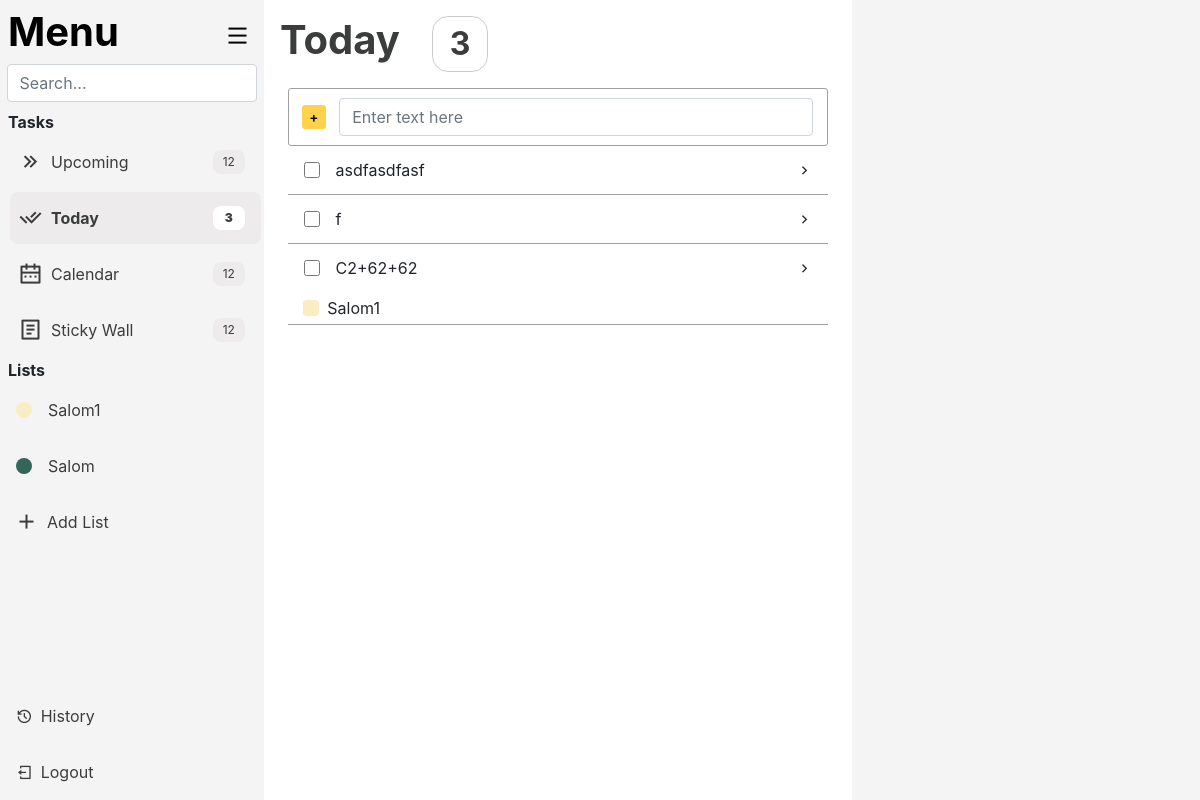
The page /noter/ (signed in) on the database as committed earlier.
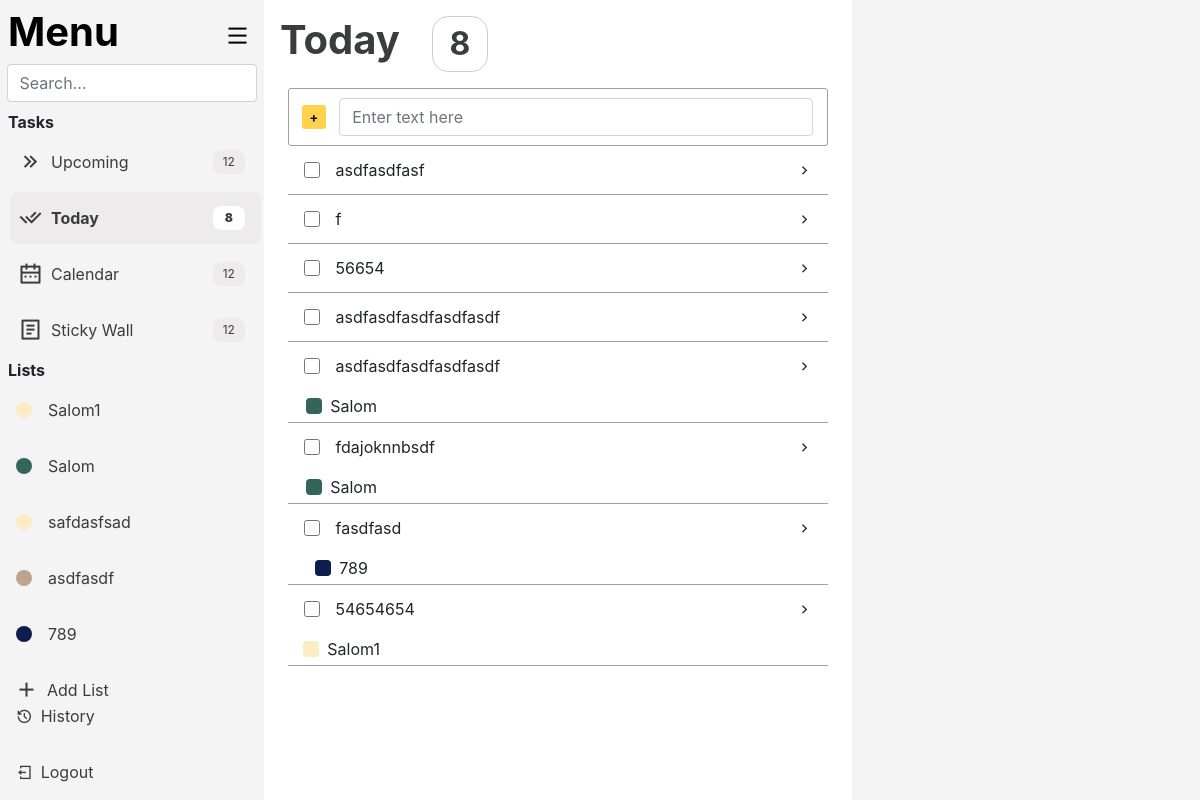
The same page on the database as committed later.
### noter/models.py (models this page shows, shortened)
class List(models.Model):
    name = models.CharField(max_length=15)
    color = models.CharField(max_length=15, default='default')
    user = models.ForeignKey(CustomUser, on_delete=models.CASCADE, related_name='lists', default=1)

class Note(models.Model):
    title = models.CharField(max_length=100, null=False, blank=False)
    description = models.TextField(blank=True, default=None, null=True)
    status = models.BooleanField(default=False)
    created_at = models.CharField(max_length=20)
    start_at = models.DateField(null=True, blank=True)
    end_at = models.DateField(null=True, blank=True)
    deadline = models.DateField(null=True, blank=True)
    list = models.ForeignKey(List, on_delete=models.CASCADE, related_name='notes', null=True, blank=True)
    user = models.ForeignKey(CustomUser, on_delete=models.CASCADE, default=1)

### noter/views.py (the view)
# urls.py: path('', views.Home, name='home'),
@login_required
def Home(request):
    ulists = List.objects.filter(user = request.user)
    lists = []
    list_id = 0
    for list in ulists:
        if list.name != "Today":
            lists.append(list)
        if list.name == "Today":
            list_id = list.id
    unotes = Note.objects.filter(user = request.user)
    notes = []
    today = date.today()
    for note in unotes:
        if note.end_at <= today and note.status == False:
            if note.end_at:
                note.end_at = note.end_at.strftime('%Y-%m-%dT%H:%M')
            if note.start_at:
                note.start_at = note.start_at.strftime('%Y-%m-%dT%H:%M')
            if note.deadline:
                note.deadline = note.deadline.strftime('%Y-%m-%dT%H:%M')
            notes.append(note)
    return render(request, 'noter/home.html', {'lists': lists, 'number_of_notes':len(notes), 'notes':notes, 'list_id': list_id, 'today': today, 'none': None})

### noter/templates/noter/home.html (shortened to what the changed rows need)
{% extends 'noter/base.html' %}
{% block css %}
    {% load static %}
    <link rel="stylesheet" href="{% static 'noter/css/home.css' %}">
    <link href="https://cdn.jsdelivr.net/npm/remixicon@4.5.0/fonts/remixicon.css" rel="stylesheet"/>
    <link href="https://cdn.jsdelivr.net/npm/bootstrap@4.6.2/dist/css/bootstrap.min.css" rel="stylesheet">
{% endblock %}
{% block content %}
    <div class="main">
        <div class="menu">
            <div class="menu_header">
                <div class="menu_header_header">
                    <a href="{% url 'noter:home' %}" style="text-decoration: none; color: #000000;">
                        <h1><b>Menu</b></h1>
                    </a>
                </div>
            </div>
            <div class="menu_tasks">
                <div class="menu_tasks_buttons">
                    <a class="task_button ticked" href="{% url 'noter:home' %}">
                        <div class="task_button_number_parent">
                            <div class="task_button_number">
                                <b>{{ number_of_notes }}</b>
                            </div>
                        </div>
                    </a>
                </div>
            </div>
            <div class="menu_lists">
                <div class="menu_tasks_buttons">
                    <div class="menu_list_button_overflow">
                        {% for list in lists %}
                        <a class="menu_list_button " href="{% url 'noter:lists' list.id %}">
                            <div class="bg-{{list.color}} i"></div>
                            <div class="list_href_text">{{list.name}}</div>
                        </a>
                        {% endfor %}
                    </div>
                </div>
            </div>
        </div>
        <div class="list">
            <div class="list_text">
                <h1><b>Today</b></h1>
                <div class="list_text_number">
                    <b>{{ number_of_notes }}</b>
                </div>
            </div>
            <div class="list_main">
                <div class="list_main_notes">
                    {% for note in notes %}
                        <div class="click_form_div" data-id="{{ note.id }}">
                            <form action="{% url 'noter:do' note.id 0 %}" method="post" class="list_main_note_form">
                                <div class="list_main_note">
                                    <div class="list_main_note_top">
                                        <div class="list_main_note_checkbox">
                                            <input type="checkbox" id="do_note" onchange="this.form.submit()">
                                        </div>
                                        <div class="list_main_note_text">
                                            {{note.title}}
                                        </div>
                                        <div class="list_main_note_i">
                                            <i class="ri-arrow-right-s-line"></i>
                                        </div>
                                    </div>
                                    <div class="list_main_note_bottom">
                                        {% if note.list != None %}
                                        <div class="list_main_note_bottom_list">
                                            <div class="bg-{{note.list.color}} p"></div>
                                            {{note.list.name}}
                                        </div>
                                        {% endif %}
                                    </div>
                                </div>
                            </form>
                        </div>
                    {% endfor %}
                </div>
            </div>
        </div>
    </div>
{% endblock %}

Rows that differ between the two databases and show on the page:
no longer on this page (row edited): Note: title "C2+62+62", list.name "Salom1"
added List: name "safdasfsad"
added List: name "asdfasdf"
added List: name "789"
added Note: title "56654"
added Note: title "asdfasdfasdfasdfasdf"
added Note: title "asdfasdfasdfasdfasdf", list.name "Salom"
added Note: title "fdajoknnbsdf", list.name "Salom"
added Note: title "fasdfasd", list.name "789"
added Note: title "54654654", list.name "Salom1"
Other text that changed with them:
{{ number_of_notes }}: "3" → "8"
